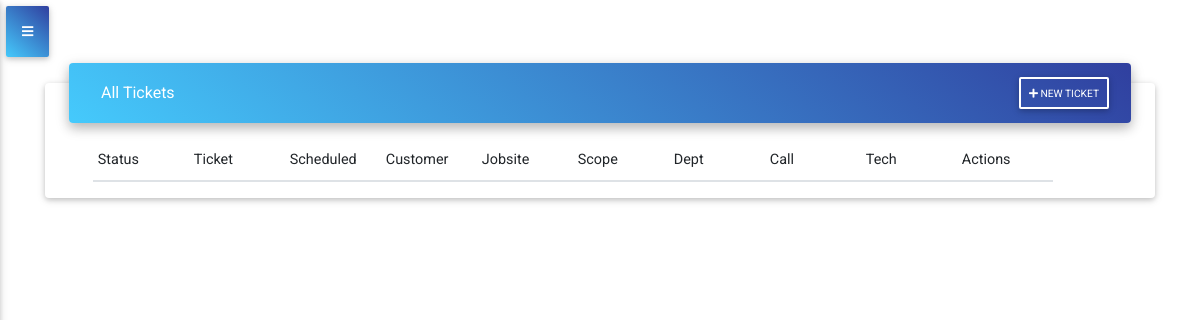
Page /tickets/ (signed in) on the earlier database version.
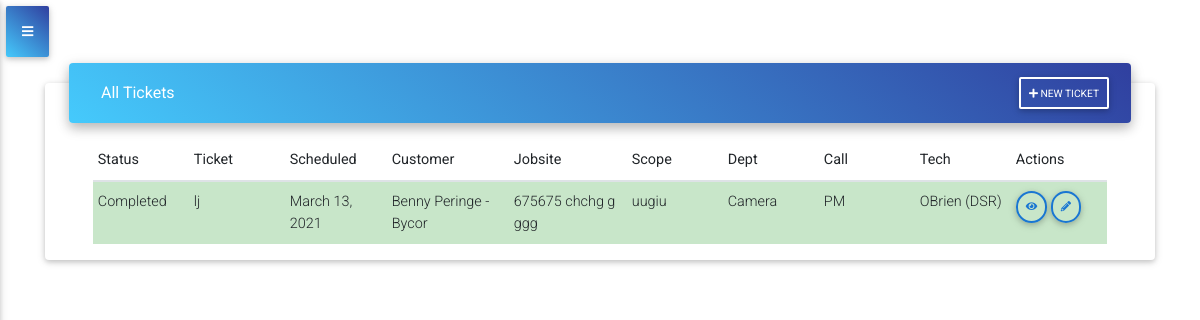
Same page on the later database version.
### ticket/models.py (models this page shows, shortened)
class Ticket(models.Model):
    ticket_number = models.CharField(primary_key=True, max_length=10)
    t_customer = models.ForeignKey(Customer,null=True, on_delete=models.SET_NULL)
    t_jobsite = models.ForeignKey(Jobsite, null=True, on_delete=models.SET_NULL)
    stop = models.CharField(choices=STOP, max_length=254, default='1st')
    assigned = models.ForeignKey(AccountUser,on_delete=models.SET_NULL, null=True, blank=True)
    department = models.ForeignKey(ServiceProvided,null=True, on_delete=models.SET_NULL)
    t_type = models.ForeignKey(TicketType,null=True, on_delete=models.SET_NULL)
    scope = models.TextField()
    repair_notes = models.TextField(blank=True)
    additional_work = models.TextField(blank=True)
    schedule = models.DateField(default=datetime.date.today)
    start_job = models.BooleanField(default=False)
    completed = models.BooleanField(default=False)
    created_at = models.DateTimeField(auto_now_add=True)
    updated_at = models.DateTimeField(auto_now=True)
    start_time = models.DateTimeField(blank=True,null=True)
    end_time = models.DateTimeField(blank=True,null=True)
    account = models.ForeignKey(AccountCompany, on_delete=models.CASCADE)

class ServiceProvided(models.Model):
    name = models.CharField(max_length=100)
    account = models.ForeignKey(AccountCompany, on_delete=models.CASCADE)
    def __str__(self):
        return self.name

class TicketType(models.Model):
    name = models.CharField(max_length=100)
    account = models.ForeignKey(AccountCompany, on_delete=models.CASCADE)
    def __str__(self):
        return self.name

### customer/models.py (models this page shows, shortened)
class Customer(models.Model):
    fname = models.CharField(max_length=50)
    lname = models.CharField(max_length=50)
    email = models.EmailField()
    phone_number = PhoneField()
    company = models.ForeignKey(Company,null=True, on_delete=models.SET_NULL)
    note = models.TextField()
    account = models.ForeignKey(AccountCompany, on_delete=models.CASCADE)
    def __str__(self):
        return self.fname + ' ' + self.lname + ' - ' + str(self.company)

class Company(models.Model):
    name = models.CharField(max_length=100)
    address1 = models.CharField(max_length=100)
    address2 = models.CharField(max_length=100, blank=True)
    city = models.CharField(max_length=100)
    state = models.CharField(max_length=2)
    zip_code = models.PositiveIntegerField()
    account = models.ForeignKey(AccountCompany, on_delete=models.CASCADE)
    def __str__(self):
        return self.name

class Jobsite(models.Model):
    address1 = models.CharField(max_length=100)
    address2 = models.CharField(max_length=100, blank=True)
    city = models.CharField(max_length=100)
    state = models.CharField(max_length=2)
    zip_code = models.PositiveIntegerField()
    contact_name = models.CharField(max_length=100)
    contact_phone = PhoneField()
    account = models.ForeignKey(AccountCompany, on_delete=models.CASCADE)
    def __str__(self):
        return self.address1 +' '+ self.address2 +' '+ self.city

### accounts/models.py (models this page shows)
class AccountUser(models.Model):
    user = models.OneToOneField(User, on_delete=models.CASCADE)
    account = models.ForeignKey(AccountCompany, on_delete=models.CASCADE)
    company = models.CharField(max_length=100, blank=True)
    role = models.CharField(choices=ROLES, max_length=20, null=True, default='Tech')
    def __str__(self):
        return str(self.user.username) + ' (' + str(self.account) + ')'
    class Meta:
        ordering = ['-account',]

class AccountCompany(models.Model):
    company_name = models.CharField(max_length=100)
    membership = models.CharField(max_length=254, choices=MEMBERSHIP, default='Basic')
    def __str__(self):
        return self.company_name

### ticket/views.py (the view)
# urls.py: path('tickets/', views.TicketListView.as_view(), name='all_tickets'),
class TicketListView(LoginRequiredMixin,ListView):
    model = Ticket
    context_object_name = 'ticket'
    def get_context_data(self, **kwargs):
        context = super().get_context_data(**kwargs)
        context['tech_ticket'] = tech_tickets(self.request)
        context['ticket_count'] = ticket_count(self.request)
        context['tech_ticket_count'] = tech_ticket_count(self.request)
        context['todays_tickets'] = todays_tickets(self.request)
        context['tech_todays_tickets'] = tech_todays_tickets(self.request)
        context['todays_tickets_count'] = todays_tickets_count(self.request)
        context['in_progress_count'] = in_progress_count(self.request)
        context['completed_today_tickets_count'] = completed_today_tickets_count(self.request)
        context['tech_todays_tickets_count'] = tech_todays_tickets_count(self.request)
        context['tech_completed_today_tickets_count'] = tech_completed_today_tickets_count(self.request)
        context['ticket'] = ticket(self.request)
        return context

### service_ticket_app/utils.py (called while the page is built)
def ticket_count(request):
    count = Ticket.objects.filter(account=request.user.accountuser.account).count()
    return count

def todays_tickets_count(request):
    todays_tickets_count = Ticket.objects.filter(account=request.user.accountuser.account, schedule=datetime.date.today()).count()
    return todays_tickets_count

def todays_tickets(request):
    todays_tickets = Ticket.objects.filter(account=request.user.accountuser.account, schedule=datetime.date.today())
    return todays_tickets

def in_progress_count(request):
    in_progress_count = Ticket.objects.filter(account=request.user.accountuser.account, schedule=datetime.date.today(),start_job=True,completed=False).count()
    return in_progress_count

def completed_today_tickets_count(request):
    completed_today_tickets_count = Ticket.objects.filter(account=request.user.accountuser.account, schedule=datetime.date.today(), start_job=True, completed=True).count()
    return completed_today_tickets_count

def tech_ticket_count(request):
    count = Ticket.objects.filter(account=request.user.accountuser.account, assigned=request.user.accountuser).count()
    return count

### ticket/templates/ticket/ticket_list.html (shortened to what this page needs)
{% extends 'base.html' %}
{% block content %}
<div class="card card-cascade narrower">
    <div class="view view-cascade gradient-card-header blue-gradient narrower py-2 mx-4 mb-3 d-flex justify-content-between align-items-center">
         <div>
            <div class="white-text mx-3">All Tickets</div>
        </div>
        <div class='justify-content-start'>
            <a href="{% url 'ticket_app:new_ticket' %}" type="button" class="btn btn-outline-white btn-sm px-2">
                <i class="fas fa-plus mt-0"></i> New Ticket
            </a>
        </div>
    </div>
    <div class="px-5">
        <div class="table-wrapper">
            <table id="ticket_list" class="table table-hover table-sm table-responsive" width="100%">
                <thead>
                    <tr>
                        <th class="th-sm">Status
                        </th>
                        <th class="th-sm">Ticket
                        </th>
                        <th class="th-sm">Scheduled
                        </th>
                        <th class="th-sm">Customer
                        </th>
                        <th class="th-sm">Jobsite
                        </th>
                        <th class="th-sm">Scope
                        </th>
                        <th class="th-sm">Dept
                        </th>
                        <th class="th-sm">Call
                        </th>
                        <th class="th-sm">Tech
                        </th>
                        <th class="th-sm">Actions
                        </th>
                    </tr>
                </thead>
                <tbody>
                {% if user.accountuser.role == 'Admin' %}
                    {% for t in ticket %}
                    {% if t.completed == True %}
                        <tr class="green lighten-4">
                            <td>Completed</td>
                    {% elif t.start_job == True and t.completed == False %}
                        <tr class="blue lighten-4">
                            <td>In Progress</td>
                    {% else %}
                        <tr class="grey lighten-2">
                            <td>Incomplete</td>
                    {% endif %}
                            <td>{{ t.ticket_number }}</td>
                            <td> {{ t.schedule }} </td>
                            <td>{{ t.t_customer}}</td>
                            <td>{{ t.t_jobsite }}</td>
                            <td>{{ t.scope|truncatechars:20 }}</td>
                            <td>{{ t.department }}</td>
                            <td>{{ t.t_type }}</td>
                            <td>{{ t.assigned }}</td>
                            <td>
                                <a href="{% url 'ticket_app:ticket_detail' pk=t.ticket_number %}" type="button" class="btn btn-outline-blue btn-rounded btn-sm px-2">
                                    <i class="fas fa-eye lt mt-0"></i>
                                </a>
                                <a href="{% url 'ticket_app:ticket_update' pk=t.ticket_number %}" type="button" class="btn btn-outline-blue btn-rounded btn-sm px-2">
                                    <i class="fas fa-pencil-alt lt mt-0"></i>
                                </a>
                            </td>
                        </tr>
                    {% endfor %}
                {% endif %}
                </tbody>
            </table>
        </div>
    </div>
</div>
{% endblock %}

Differences in the rows shown:
added Ticket: completed "Completed", ticket_number "lj", schedule "March 13, 2021", t_customer "Benny Peringe - Bycor", t_jobsite "675675 chchg g ggg", scope "uugiu", department "Camera", t_type "PM", assigned "OBrien (DSR)"
